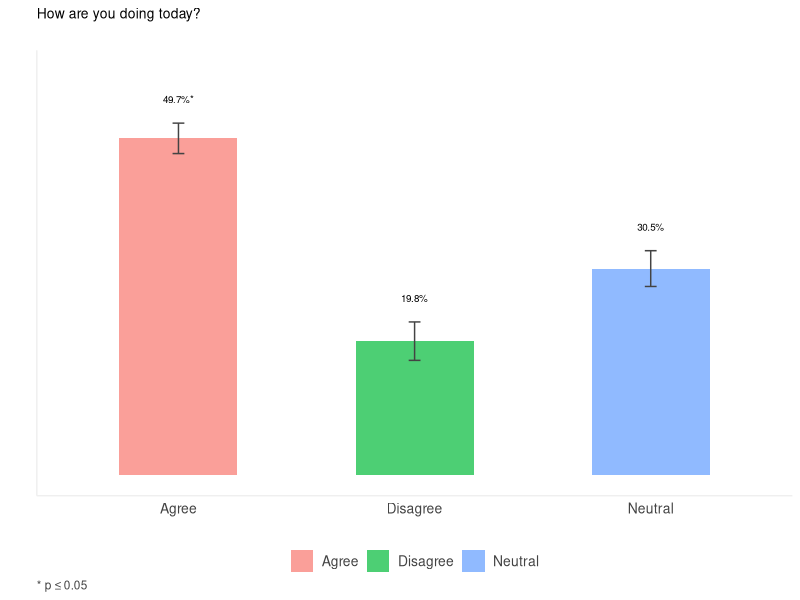
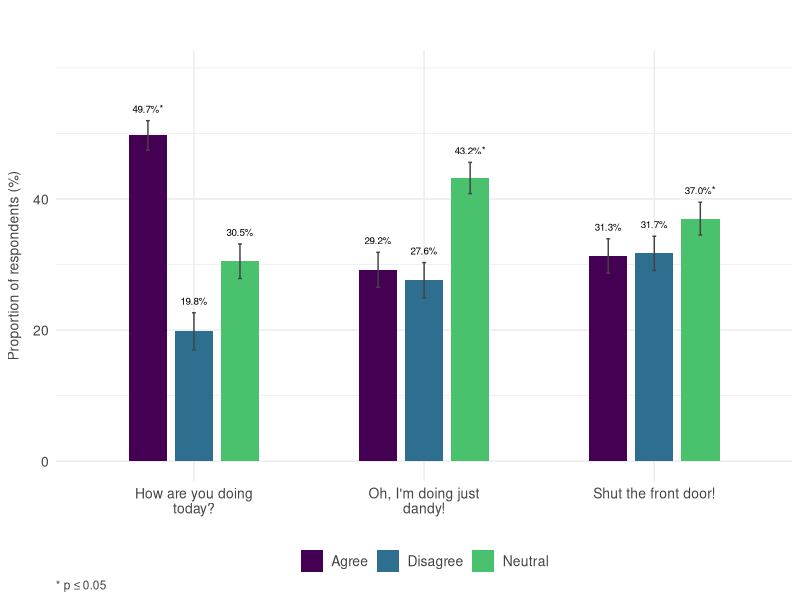
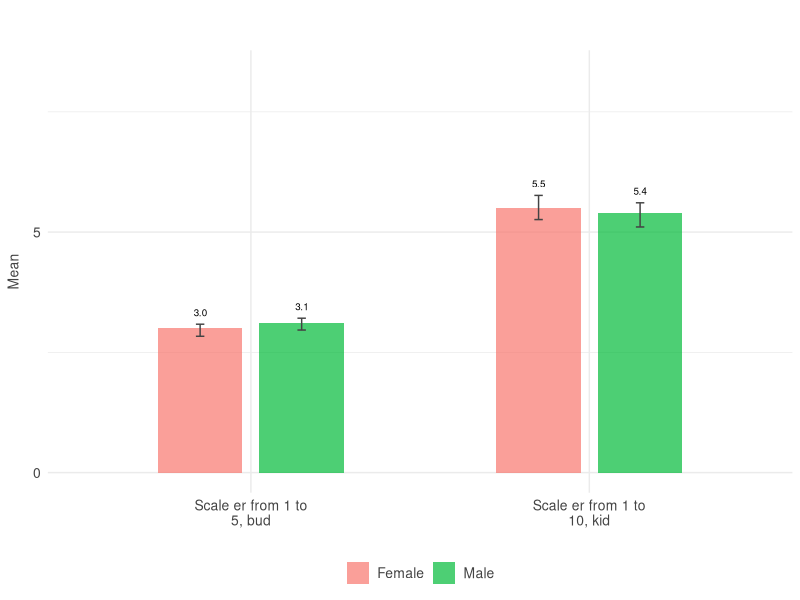

These figures' R source, in order:
## ---- chunk 1
# Import dependencies
library(dplyr)
library(ggplot2)
library(ggtext)
library(stringr)
library(tidyr)
library(viridis)
## ---- chunk 2
# This function renders a bar plot...with many options
render_barplot <- function(
    items, 
    plot_width = NULL,
    plot_height = NULL,
    plot_font_face = "Roboto",
    plot_title = "",
    plot_title_font_size = 10,
    legend_position = c("top", "right", "bottom", "left", "none")[3],
    legend_font_size = 10,
    bar_transparency = 0.7,
    color_palette = viridis(15),
    show_grid_lines = TRUE,
    show_axis_lines = FALSE,
    show_x_axis = FALSE,
    show_y_axis = FALSE,
    x_axis_label = "",
    y_axis_label = "",
    y_axis_breaks = 5,
    axis_text_font_size = 10,
    label_font_size = 2.5,
    label_wrap_size = 20,
    label_color = "#434343",
    error_bar_size = 0.05,
    data_label_position = 2.5,
    decimals = 1,
    test = c("chi-square", "lm")[2], 
    alpha_level = 0.05,
    ...
) {
  
  # Get optional arguments
  options <- list(...)
  
  # Check whether optional arguments are set and update arguments based on user selections
  if(is.character(options$item_labels)) names(items) <- options$item_labels
  if(is.numeric(plot_width) & is.numeric(plot_height)) options(repr.plot.width = plot_width, repr.plot.height = plot_height)
  if(isTRUE(show_grid_lines)) show_grid_lines <- element_line() else show_grid_lines <- element_blank()
  if(isTRUE(show_axis_lines)) show_axis_lines <- element_line(color = "#efefef") else show_axis_lines <- element_blank()
  if(isFALSE(show_x_axis)) x_axis_text <- element_blank() else x_axis_text <- element_text(color = label_color, size = axis_text_font_size)
  if(isFALSE(show_y_axis)) y_axis_text <- element_blank() else y_axis_text <- element_text(color = label_color, size = axis_text_font_size)
  if(is.vector(options$grouping_variable %>% unlist)) grouping_variable <- options$grouping_variable
  if(is.numeric(data_label_position)) data_label_position <- data_label_position * -1

  # This function fits an lm model and computes means for a numeric vector that is grouped by another vector
  get_means <- function(response, response_label, predictor, alpha_level = 0.05) {

    # Create tibble
    x <- tibble(response = response, predictor = predictor)

    # Create empty tibble
    df <- tibble()

    # Iterate unique predictor values
    for(level in unique(x$predictor)) {
      
      # Fit model
      model <- lm(response ~ 1, data = x %>% filter(predictor == level))
      
      # Add model stats and CIs
      df <- bind_rows(
        df,
        tibble(
            level = level,
            mean = round(model$coefficients %>% as.vector, decimals),
            sd = sd(response),
            ci_lower = confint(model)[1,1],
            ci_upper = confint(model)[1,2]
        )
      )
      
    }
    
    # Add vectors
    df <- df %>%
      mutate(
        item = !! response_label,
        stat_sig = ""
      ) %>%
      relocate(item, .before = level)

    # Fit model and get p
    model <- lm(response ~ predictor, data = x)
    p <- summary(model)$coefficients[2,4]
    
    # If stat sig
    if(p <= alpha_level) df$stat_sig[1] <- "*"

    return(df)
    
}

  # This function runs a chi-square goodness of fit test and computes props for a nominal vector
  get_props <- function(x, label, alpha_level = 0.05) {
    
    # Run Chi-square goodness of fit test
    test <- chisq.test(
      x = x %>%
        table %>% 
        unname
    )
    
    # Compute props
    props <- x %>% 
      table %>%
      prop.table %>%
      as_tibble %>%
      rename(level = ".", prop = n) %>%
      mutate(
        item = label,
        n = x %>%
          table %>%
          unname,
        error = sqrt((prop * (1 - prop)) / n) * 100,
        prop = round(prop * 100, decimals),
        ci_lower = prop - error,
        ci_upper = prop + error,
        stat_sig = ""
      ) %>%
      relocate(item, .before = level) %>%
      rename(mean = prop)
    
    # If stat sig
    if(test$p.value <= alpha_level) {
      
      # Identify prop with largest residual
      largest_residual <- which(abs(test$residuals) == max(abs(test$residuals)))
      
      # Add asterisk to stat_sig vector row with largest residual
      props$stat_sig[largest_residual] <- "*"
      
    }
    
    return(props)
    
  }

  # Wrap vector names if too long
  names(items) <- str_wrap(
    string = names(items),
    width = label_wrap_size
  )

  # Pivot all nominal vectors long, then run each vector through the get_props function
  if(test == "chi-square") {
    df <- items %>%
      pivot_longer(cols = all_of(names(items))) %>%
      #group_by(name) %>%
      #dplyr::summarize(get_props(value, unique(name), alpha_level = alpha_level), .groups = "keep") %>%
      #ungroup() %>%
      reframe(get_props(value, unique(name), alpha_level = alpha_level), .by = name) %>%
      mutate(
        item = factor(
          x = item,
          levels = all_of(names(items))
        )
      )
  } else if(test == "lm") {
    names(grouping_variable) <- "grouping_variable"
    
    df <- bind_cols(items, grouping_variable) %>%
      pivot_longer(cols = all_of(names(items))) %>%
      #group_by(name) %>%
      #dplyr::summarize(get_means(value, grouping_variable, alpha_level = alpha_level), .groups = "keep") %>%
      #ungroup() %>%
      reframe(get_means(value, unique(name), grouping_variable, alpha_level = alpha_level), .groups = "keep", .by = name) %>%
      mutate(
        item = factor(
          x = item,
          levels = all_of(names(items))
        )
      )
  }

  if(is.character(options$item_options)) {
    df <- df %>%
      mutate(
        level = factor(
          x = level,
          levels = names(options$item_options),
          labels = options$item_options
        )
      )
  }
  
  if(is.vector(options$grouping_variable_options)) {
    df <- df %>%
      mutate(
        level = factor(
          x = level,
          levels = names(options$grouping_variable_options),
          labels = options$grouping_variable_options
        )
      )
  }
  
  # Tweak plot based on number of items passed into function
  if(ncol(items) > 1) {

    # Compute unique levels in df
    unique_levels <- length(unique(df$level))
    
    # Select the number of colors needed
    fill_colors <- color_palette[
      seq(
        from = 1, 
        to = length(color_palette), 
        by = floor(length(color_palette) / unique_levels)
      )[1:unique_levels]
    ]
    
    # Set mapping content
    mapping_content <- aes(
      x = item, 
      y = mean, 
      fill = level,
      label = paste0(
        format(
          x = mean, 
          nsmall = decimals
        ), 
        if_else(
          condition = test == "chi-square",
          true = "%",
          false = ""
        ), 
        stat_sig
      )
    )
      
  } else {
    
    # Select the number of colors needed
    fill_colors <- color_palette[
      seq(
        from = 1, 
        to = length(color_palette), 
        by = floor(length(color_palette) / nrow(df))
      )[1:nrow(df)]
    ]
    
    # Set mapping content
    mapping_content <- aes(
      x = level, 
      y = mean, 
      fill = level,
      label = paste0(
        format(
          x = mean, 
          nsmall = decimals
        ), 
        if_else(
          condition = test == "chi-square",
          true = "%",
          false = ""
        ), 
        stat_sig
      )
    )
    
    # Set plot title
    plot_title <- gsub("\n", " ", df$item[1])
    
  }
  
  # Render bar plot
  ggplot(
    data = df,
    mapping = mapping_content
  ) + 
    geom_bar(
      stat = "identity", 
      width = 0.5, 
      position = position_dodge(width = 0.6), 
      alpha = bar_transparency
    ) +
    geom_text(
      position = position_dodge(width = 0.6),
      aes(
        vjust = data_label_position, 
        y = ci_upper
      ), 
      size = label_font_size
    ) +
    geom_errorbar(
      aes(ymin = ci_lower, ymax = ci_upper),
      color = "#434343",
      width = error_bar_size,
      position = position_dodge(width = 0.6)
    ) + 
    scale_fill_manual(values = fill_colors) +
    scale_y_continuous(
      breaks = seq(from = 0, to = min(100, max(df$mean + 10)), by = y_axis_breaks), 
      limits = c(
        0, 
        ifelse(
          test = test == "lm",
          yes = max(df$mean) + max(df$sd),
          no = min(100, max(df$mean + 10))
        )
      )
    ) +
    labs(
      title = plot_title,
      x = x_axis_label, 
      y = y_axis_label,
      caption = if_else(
        condition = "*" %in% df$stat_sig,
        true = paste0("&#42; p &le; ", format(round(alpha_level, 2), nsmall = 2), options$caption_title),
        false = ""
      )
    ) +
    theme_minimal() +
    theme(
      text = element_text(family = options$plot_font_face),
      plot.title = element_text(size = plot_title_font_size, margin = margin(0, 0, plot_title_font_size * 2, 0)),
      axis.title.x = element_text(color = label_color, margin = margin(0, axis_text_font_size * 1.25, 0)),
      axis.title.y = element_text(size = axis_text_font_size, color = label_color, margin = margin(0, axis_text_font_size * 0.75, 0)),
      axis.text.x = x_axis_text,
      axis.text.y = y_axis_text,
      legend.position = legend_position,
      legend.margin = margin(0, 0, 0, 0),
      legend.title = element_blank(),
      legend.text = element_text(size = legend_font_size, color = label_color),
      plot.caption = element_markdown(size = label_font_size + 6, color = label_color, hjust = 0),
      panel.grid.major = show_grid_lines,
      panel.grid.minor = show_grid_lines,
      axis.line = show_axis_lines
    )
  
} 
## ---- chunk 3
# Create fake data
df <- tibble(
  `How are you doing today?` = sample(
    x = c("Agree", "Disagree", "Neutral"),
    size = 1000,
    replace = TRUE,
    prob = c(0.5, 0.2, 0.3)
  ),
  `Oh, I'm doing just dandy!` = sample(
    x = c("Agree", "Disagree", "Neutral"),
    size = 1000,
    replace = TRUE,
    prob = c(0.3, 0.27, 0.43)
  ),
  `Shut the front door!` = sample(
    x = c("Agree", "Disagree", "Neutral"),
    size = 1000,
    replace = TRUE,
    prob = c(0.32, 0.33, 0.35)
  ),
  Sex = sample(
    x = c(1:2),
    size = 1000,
    replace = TRUE,
    prob = c(0.51, 0.49)
  ),
  `Scale er from 1 to 5, bud` = sample(
    x = 1:5,
    size = 1000,
    replace = TRUE,
    prob = rep(0.2, 5)
  ),
  `Scale er from 1 to 10, kid` = sample(
    x = 1:10,
    size = 1000,
    replace = TRUE,
    prob = rep(0.1, 10)
  )
)
## ---- chunk 4
render_barplot(
  items = df %>% 
    select(`How are you doing today?`),
  plot_width = NULL,
  plot_height = NULL,
  plot_font_face = "Arial",
  plot_title = "",
  plot_title_font_size = 10,
  legend_position = "bottom",
  legend_font_size = 10,
  bar_transparency = 0.7,
  color_palette = c("#f8766d", "#00ba38", "#619cff"),
  show_grid_lines = FALSE,
  show_axis_lines = TRUE,
  show_x_axis = TRUE,
  show_y_axis = FALSE,
  x_axis_label = "",
  y_axis_label = "",
  y_axis_breaks = 5,
  axis_text_font_size = 10,
  label_font_size = 2.5,
  label_wrap_size = 20,
  label_color = "#434343",
  error_bar_size = 0.05,
  data_label_position = 2.5,
  decimals = 1,
  test = "chi-square", 
  alpha_level = 0.05
)
## ---- chunk 5
render_barplot(
  items = df %>% 
    select(
      `How are you doing today?`, 
      `Oh, I'm doing just dandy!`, 
      `Shut the front door!`
    ),
  plot_width = NULL,
  plot_height = NULL,
  plot_font_face = "Arial",
  plot_title = "",
  plot_title_font_size = 10,
  legend_position = "bottom",
  legend_font_size = 10,
  bar_transparency = 1,
  show_grid_lines = TRUE,
  show_axis_lines = FALSE,
  show_x_axis = TRUE,
  show_y_axis = TRUE,
  x_axis_label = "",
  y_axis_label = "Proportion of respondents (%)",
  y_axis_breaks = 20,
  axis_text_font_size = 10,
  label_font_size = 2.5,
  label_wrap_size = 20,
  label_color = "#434343",
  error_bar_size = 0.05,
  data_label_position = 1,
  decimals = 1,
  test = "chi-square", 
  alpha_level = 0.05
)
## ---- chunk 6
render_barplot(
  items = df %>% 
    select(
      `Scale er from 1 to 5, bud`,
      `Scale er from 1 to 10, kid`
    ),
  grouping_variable = df %>%
    select(Sex),
  grouping_variable_options = c(
    "1" = "Female",
    "2" = "Male"
  ),
  plot_width = NULL,
  plot_height = NULL,
  plot_font_face = "Arial",
  plot_title = "",
  plot_title_font_size = 10,
  legend_position = "bottom",
  legend_font_size = 10,
  bar_transparency = 0.7,
  color_palette = c("#f8766d", "#00ba38", "#619cff"),
  show_grid_lines = TRUE,
  show_axis_lines = FALSE,
  show_x_axis = TRUE,
  show_y_axis = TRUE,
  x_axis_label = "",
  y_axis_label = "Mean",
  y_axis_breaks = 5,
  axis_text_font_size = 10,
  label_font_size = 2.5,
  label_wrap_size = 20,
  label_color = "#434343",
  error_bar_size = 0.05,
  data_label_position = 1,
  decimals = 1,
  test = "lm", 
  alpha_level = 0.05
)
